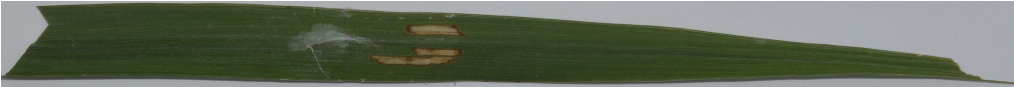
#> input picture coba.png, 1014 x 87 px
$ python main2.py
#> lines starting #> are read from the running program, lines starting #| are printed output that depends on the picture
import cv2
import numpy as np
from matplotlib import pyplot as plt

img = cv2.imread('coba.png')
#> img is the input picture: shape (87, 1014, 3); mean B, G, R 89.4, 107.2, 97.9
#print(img.shape)
cv2.imshow('Gambar Asli', img)
cv2.waitKey(4)

img_gray = cv2.cvtColor(img, cv2.COLOR_BGR2GRAY)
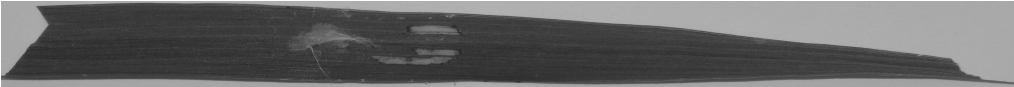
#> img_gray: shape (87, 1014); min 37, max 255, mean 102.4
cv2.imshow('gg', img_gray)
cv2.waitKey(3)

img_scaled = cv2.resize(img, None, fx=0.1, fy=0.1)
#print(img_scaled)
cv2.imshow('Gambar scaled', img_scaled)
cv2.waitKey(2)

color = ('b','g','r')
plt.figure()
for i,col in enumerate(color):
#> (the run stopped early here; a loop or call above may not have finished)
